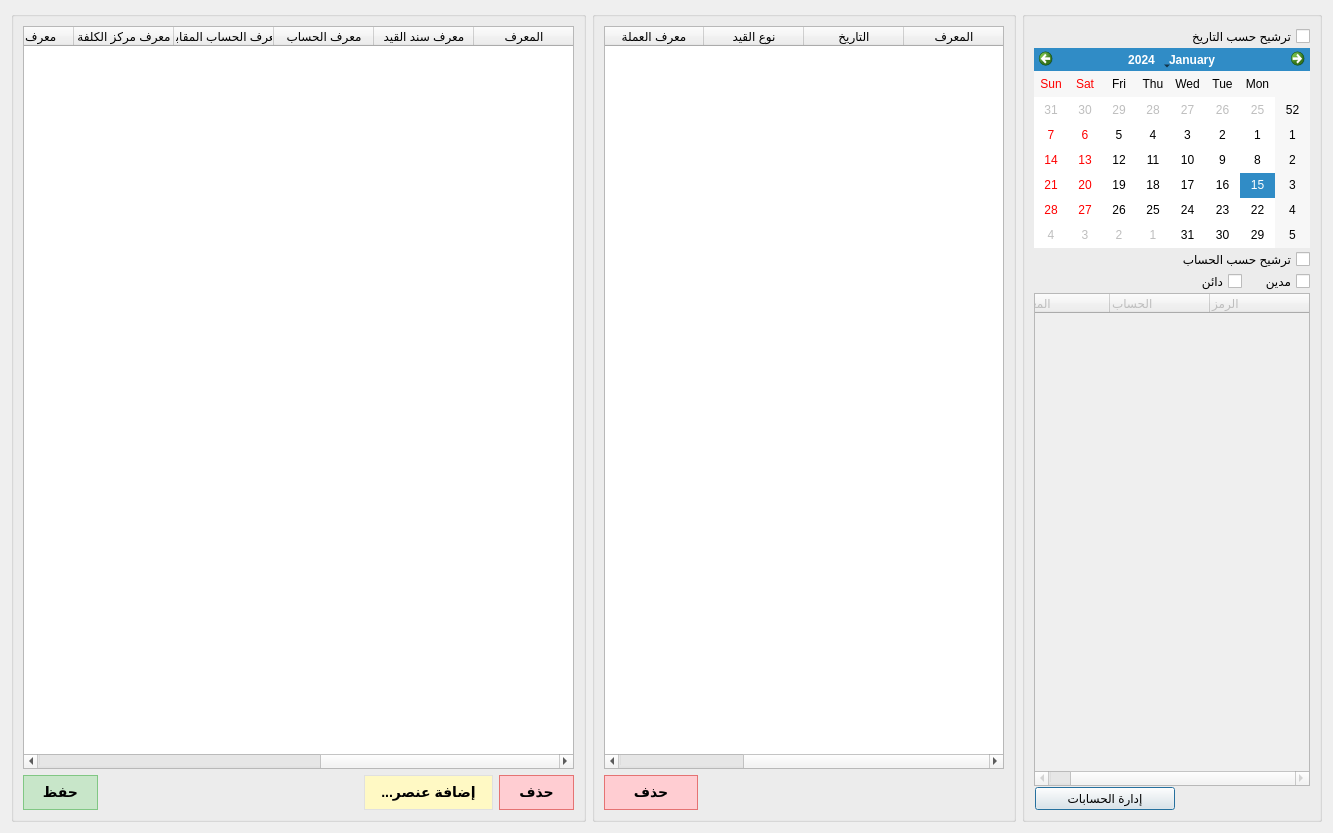
<?xml version="1.0" encoding="UTF-8"?>
<ui version="4.0">
 <class>Journal</class>
 <widget class="QDialog" name="Journal">
  <property name="windowModality">
   <enum>Qt::WindowModal</enum>
  </property>
  <property name="geometry">
   <rect>
    <x>0</x>
    <y>0</y>
    <width>1333</width>
    <height>833</height>
   </rect>
  </property>
  <property name="windowTitle">
   <string>سندات القيد</string>
  </property>
  <property name="layoutDirection">
   <enum>Qt::RightToLeft</enum>
  </property>
  <property name="modal">
   <bool>true</bool>
  </property>
  <layout class="QGridLayout" name="gridLayout_4">
   <item row="0" column="0">
    <widget class="QGroupBox" name="JournalEntry">
     <property name="maximumSize">
      <size>
       <width>300</width>
       <height>16777215</height>
      </size>
     </property>
     <property name="title">
      <string/>
     </property>
     <layout class="QGridLayout" name="gridLayout">
      <property name="spacing">
       <number>1</number>
      </property>
      <item row="3" column="1">
       <widget class="QCheckBox" name="filter_creditor_checkbox">
        <property name="text">
         <string>دائن</string>
        </property>
        <property name="checked">
         <bool>false</bool>
        </property>
       </widget>
      </item>
      <item row="2" column="0" colspan="2">
       <widget class="QCheckBox" name="filter_by_account_checkbox">
        <property name="text">
         <string>ترشيح حسب الحساب</string>
        </property>
        <property name="checked">
         <bool>false</bool>
        </property>
       </widget>
      </item>
      <item row="2" column="2" rowspan="2">
       <spacer name="horizontalSpacer_3">
        <property name="orientation">
         <enum>Qt::Horizontal</enum>
        </property>
        <property name="sizeHint" stdset="0">
         <size>
          <width>106</width>
          <height>20</height>
         </size>
        </property>
       </spacer>
      </item>
      <item row="4" column="0" colspan="4">
       <widget class="QTreeWidget" name="accounts_tree">
        <property name="enabled">
         <bool>false</bool>
        </property>
        <column>
         <property name="text">
          <string>الرمز</string>
         </property>
        </column>
        <column>
         <property name="text">
          <string>الحساب</string>
         </property>
        </column>
        <column>
         <property name="text">
          <string>المعرف</string>
         </property>
        </column>
       </widget>
      </item>
      <item row="3" column="0">
       <widget class="QCheckBox" name="filter_debtor_checkbox">
        <property name="text">
         <string>مدين</string>
        </property>
        <property name="checked">
         <bool>false</bool>
        </property>
       </widget>
      </item>
      <item row="0" column="0" colspan="2">
       <widget class="QCheckBox" name="filter_by_date_checkbox">
        <property name="enabled">
         <bool>true</bool>
        </property>
        <property name="text">
         <string>ترشيح حسب التاريخ</string>
        </property>
        <property name="checked">
         <bool>false</bool>
        </property>
       </widget>
      </item>
      <item row="1" column="0" colspan="4">
       <widget class="QCalendarWidget" name="calendar">
        <property name="minimumSize">
         <size>
          <width>0</width>
          <height>200</height>
         </size>
        </property>
        <property name="maximumSize">
         <size>
          <width>16777215</width>
          <height>200</height>
         </size>
        </property>
       </widget>
      </item>
      <item row="5" column="2">
       <widget class="QPushButton" name="manage_accounts_btn">
        <property name="text">
         <string>إدارة الحسابات</string>
        </property>
       </widget>
      </item>
     </layout>
    </widget>
   </item>
   <item row="0" column="1">
    <widget class="QGroupBox" name="groupBox">
     <property name="title">
      <string/>
     </property>
     <layout class="QGridLayout" name="gridLayout_3">
      <item row="1" column="2">
       <widget class="QPushButton" name="delete_journal_entry_btn">
        <property name="styleSheet">
         <string notr="true">QPushButton {
    background-color: #FFCDD2;
    color: black;
    border: 1px solid #E57373;
    border-radius: 0px;
    padding: 8px 16px;
    font-family: Arial;
    font-size: 14px;
    font-weight: bold;
}

QPushButton:hover {
    background-color: #EF9A9A;
}

QPushButton:pressed {
    background-color: #E57373;
}
</string>
        </property>
        <property name="text">
         <string>حذف</string>
        </property>
       </widget>
      </item>
      <item row="1" column="1">
       <spacer name="horizontalSpacer_4">
        <property name="orientation">
         <enum>Qt::Horizontal</enum>
        </property>
        <property name="sizeType">
         <enum>QSizePolicy::Fixed</enum>
        </property>
        <property name="sizeHint" stdset="0">
         <size>
          <width>300</width>
          <height>20</height>
         </size>
        </property>
       </spacer>
      </item>
      <item row="0" column="1" colspan="2">
       <widget class="QTableWidget" name="journals_entries_table">
        <property name="minimumSize">
         <size>
          <width>400</width>
          <height>0</height>
         </size>
        </property>
        <property name="focusPolicy">
         <enum>Qt::StrongFocus</enum>
        </property>
        <property name="frameShape">
         <enum>QFrame::StyledPanel</enum>
        </property>
        <property name="frameShadow">
         <enum>QFrame::Sunken</enum>
        </property>
        <property name="lineWidth">
         <number>1</number>
        </property>
        <property name="editTriggers">
         <set>QAbstractItemView::NoEditTriggers</set>
        </property>
        <property name="showDropIndicator" stdset="0">
         <bool>false</bool>
        </property>
        <property name="dragDropOverwriteMode">
         <bool>false</bool>
        </property>
        <property name="alternatingRowColors">
         <bool>true</bool>
        </property>
        <property name="selectionMode">
         <enum>QAbstractItemView::SingleSelection</enum>
        </property>
        <property name="selectionBehavior">
         <enum>QAbstractItemView::SelectRows</enum>
        </property>
        <property name="verticalScrollMode">
         <enum>QAbstractItemView::ScrollPerPixel</enum>
        </property>
        <property name="horizontalScrollMode">
         <enum>QAbstractItemView::ScrollPerPixel</enum>
        </property>
        <property name="sortingEnabled">
         <bool>true</bool>
        </property>
        <property name="wordWrap">
         <bool>true</bool>
        </property>
        <attribute name="horizontalHeaderVisible">
         <bool>true</bool>
        </attribute>
        <attribute name="horizontalHeaderStretchLastSection">
         <bool>true</bool>
        </attribute>
        <attribute name="verticalHeaderVisible">
         <bool>false</bool>
        </attribute>
        <column>
         <property name="text">
          <string>المعرف</string>
         </property>
        </column>
        <column>
         <property name="text">
          <string>التاريخ</string>
         </property>
        </column>
        <column>
         <property name="text">
          <string>نوع القيد</string>
         </property>
        </column>
        <column>
         <property name="text">
          <string>معرف العملة</string>
         </property>
        </column>
        <column>
         <property name="text">
          <string>العملة</string>
         </property>
        </column>
        <column>
         <property name="text">
          <string>تاريخ التسجيل</string>
         </property>
        </column>
       </widget>
      </item>
     </layout>
    </widget>
   </item>
   <item row="0" column="2">
    <widget class="QGroupBox" name="groupBox_2">
     <property name="layoutDirection">
      <enum>Qt::RightToLeft</enum>
     </property>
     <property name="title">
      <string/>
     </property>
     <layout class="QGridLayout" name="gridLayout_2">
      <item row="1" column="1">
       <widget class="QPushButton" name="add_journal_entry_item_btn">
        <property name="styleSheet">
         <string notr="true">QPushButton {
    background-color: #FFF9C4;
    color: #000000;
    border: 1px solid #E0E0E0;
    border-radius: 0px;
    padding: 8px 16px;
    font-family: Arial;
    font-size: 14px;
    font-weight: bold;
}

QPushButton:hover {
    background-color: #FFECB3;
}

QPushButton:pressed {
    background-color: #FFE082;
}
</string>
        </property>
        <property name="text">
         <string>...إضافة عنصر</string>
        </property>
       </widget>
      </item>
      <item row="0" column="0" colspan="4">
       <widget class="QTableWidget" name="journal_entries_items_table">
        <property name="layoutDirection">
         <enum>Qt::RightToLeft</enum>
        </property>
        <property name="frameShape">
         <enum>QFrame::StyledPanel</enum>
        </property>
        <property name="frameShadow">
         <enum>QFrame::Sunken</enum>
        </property>
        <property name="lineWidth">
         <number>1</number>
        </property>
        <property name="editTriggers">
         <set>QAbstractItemView::NoEditTriggers</set>
        </property>
        <property name="showDropIndicator" stdset="0">
         <bool>false</bool>
        </property>
        <property name="dragDropOverwriteMode">
         <bool>false</bool>
        </property>
        <property name="alternatingRowColors">
         <bool>true</bool>
        </property>
        <property name="selectionMode">
         <enum>QAbstractItemView::SingleSelection</enum>
        </property>
        <property name="selectionBehavior">
         <enum>QAbstractItemView::SelectRows</enum>
        </property>
        <property name="verticalScrollMode">
         <enum>QAbstractItemView::ScrollPerPixel</enum>
        </property>
        <property name="horizontalScrollMode">
         <enum>QAbstractItemView::ScrollPerPixel</enum>
        </property>
        <property name="sortingEnabled">
         <bool>true</bool>
        </property>
        <property name="wordWrap">
         <bool>true</bool>
        </property>
        <attribute name="horizontalHeaderVisible">
         <bool>true</bool>
        </attribute>
        <attribute name="horizontalHeaderStretchLastSection">
         <bool>true</bool>
        </attribute>
        <attribute name="verticalHeaderVisible">
         <bool>false</bool>
        </attribute>
        <column>
         <property name="text">
          <string>المعرف</string>
         </property>
        </column>
        <column>
         <property name="text">
          <string>معرف سند القيد</string>
         </property>
        </column>
        <column>
         <property name="text">
          <string>معرف الحساب</string>
         </property>
        </column>
        <column>
         <property name="text">
          <string>معرف الحساب المقابل</string>
         </property>
        </column>
        <column>
         <property name="text">
          <string>معرف مركز الكلفة</string>
         </property>
        </column>
        <column>
         <property name="text">
          <string>معرف العملة</string>
         </property>
        </column>
        <column>
         <property name="text">
          <string>النوع</string>
         </property>
        </column>
        <column>
         <property name="text">
          <string>دائن</string>
         </property>
        </column>
        <column>
         <property name="text">
          <string>مدين</string>
         </property>
        </column>
        <column>
         <property name="text">
          <string>القيمة</string>
         </property>
        </column>
        <column>
         <property name="text">
          <string>العملة</string>
         </property>
        </column>
        <column>
         <property name="text">
          <string>البيان</string>
         </property>
        </column>
       </widget>
      </item>
      <item row="1" column="3">
       <widget class="QPushButton" name="save_btn">
        <property name="minimumSize">
         <size>
          <width>75</width>
          <height>0</height>
         </size>
        </property>
        <property name="styleSheet">
         <string notr="true">QPushButton {
    background-color: #C8E6C9;
    color: black;
    border: 1px solid #81C784;
    border-radius: 0px;
    padding: 8px 16px;
    font-family: Arial;
    font-size: 14px;
    font-weight: bold;
}

QPushButton:hover {
    background-color: #A5D6A7;
}

QPushButton:pressed {
    background-color: #81C784;
}
</string>
        </property>
        <property name="text">
         <string>حفظ</string>
        </property>
       </widget>
      </item>
      <item row="1" column="0">
       <widget class="QPushButton" name="delete_journal_entry_item_btn">
        <property name="minimumSize">
         <size>
          <width>75</width>
          <height>0</height>
         </size>
        </property>
        <property name="styleSheet">
         <string notr="true">QPushButton {
    background-color: #FFCDD2;
    color: black;
    border: 1px solid #E57373;
    border-radius: 0px;
    padding: 8px 16px;
    font-family: Arial;
    font-size: 14px;
    font-weight: bold;
}

QPushButton:hover {
    background-color: #EF9A9A;
}

QPushButton:pressed {
    background-color: #E57373;
}
</string>
        </property>
        <property name="text">
         <string>حذف</string>
        </property>
       </widget>
      </item>
      <item row="1" column="2">
       <spacer name="horizontalSpacer_2">
        <property name="orientation">
         <enum>Qt::Horizontal</enum>
        </property>
        <property name="sizeHint" stdset="0">
         <size>
          <width>175</width>
          <height>20</height>
         </size>
        </property>
       </spacer>
      </item>
     </layout>
    </widget>
   </item>
  </layout>
 </widget>
 <resources/>
 <connections/>
</ui>
